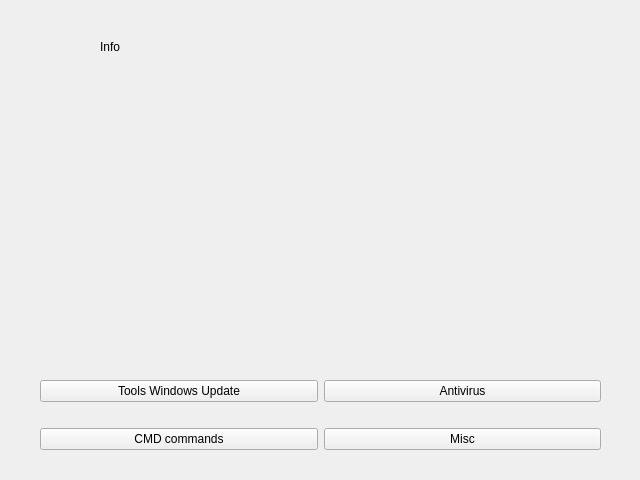
<?xml version="1.0" encoding="UTF-8"?>
<ui version="4.0">
 <class>Finestra</class>
 <widget class="QMainWindow" name="Finestra">
  <property name="enabled">
   <bool>true</bool>
  </property>
  <property name="geometry">
   <rect>
    <x>0</x>
    <y>0</y>
    <width>640</width>
    <height>480</height>
   </rect>
  </property>
  <property name="minimumSize">
   <size>
    <width>640</width>
    <height>480</height>
   </size>
  </property>
  <property name="maximumSize">
   <size>
    <width>640</width>
    <height>480</height>
   </size>
  </property>
  <property name="windowTitle">
   <string>Windows 10 tools</string>
  </property>
  <property name="windowIcon">
   <iconset>
    <normaloff>../icon.ico</normaloff>../icon.ico</iconset>
  </property>
  <property name="autoFillBackground">
   <bool>false</bool>
  </property>
  <property name="documentMode">
   <bool>false</bool>
  </property>
  <widget class="QWidget" name="Spazio">
   <property name="maximumSize">
    <size>
     <width>640</width>
     <height>480</height>
    </size>
   </property>
   <widget class="QLabel" name="info">
    <property name="geometry">
     <rect>
      <x>100</x>
      <y>40</y>
      <width>441</width>
      <height>301</height>
     </rect>
    </property>
    <property name="text">
     <string>Info</string>
    </property>
    <property name="alignment">
     <set>Qt::AlignLeading|Qt::AlignLeft|Qt::AlignTop</set>
    </property>
   </widget>
   <widget class="QWidget" name="verticalLayoutWidget_2">
    <property name="geometry">
     <rect>
      <x>40</x>
      <y>360</y>
      <width>561</width>
      <height>111</height>
     </rect>
    </property>
    <layout class="QVBoxLayout" name="verticalLayout">
     <item>
      <layout class="QHBoxLayout" name="horizontalLayout">
       <item>
        <widget class="QPushButton" name="toolWindowsUpdate">
         <property name="text">
          <string>Tools Windows Update</string>
         </property>
        </widget>
       </item>
       <item>
        <widget class="QPushButton" name="antivirusBnt">
         <property name="text">
          <string>Antivirus</string>
         </property>
        </widget>
       </item>
      </layout>
     </item>
     <item>
      <layout class="QHBoxLayout" name="horizontalLayout_4">
       <item>
        <widget class="QPushButton" name="cmdCommands">
         <property name="text">
          <string>CMD commands</string>
         </property>
        </widget>
       </item>
       <item>
        <widget class="QPushButton" name="misc">
         <property name="text">
          <string>Misc</string>
         </property>
        </widget>
       </item>
      </layout>
     </item>
    </layout>
   </widget>
  </widget>
 </widget>
 <resources/>
 <connections/>
</ui>
